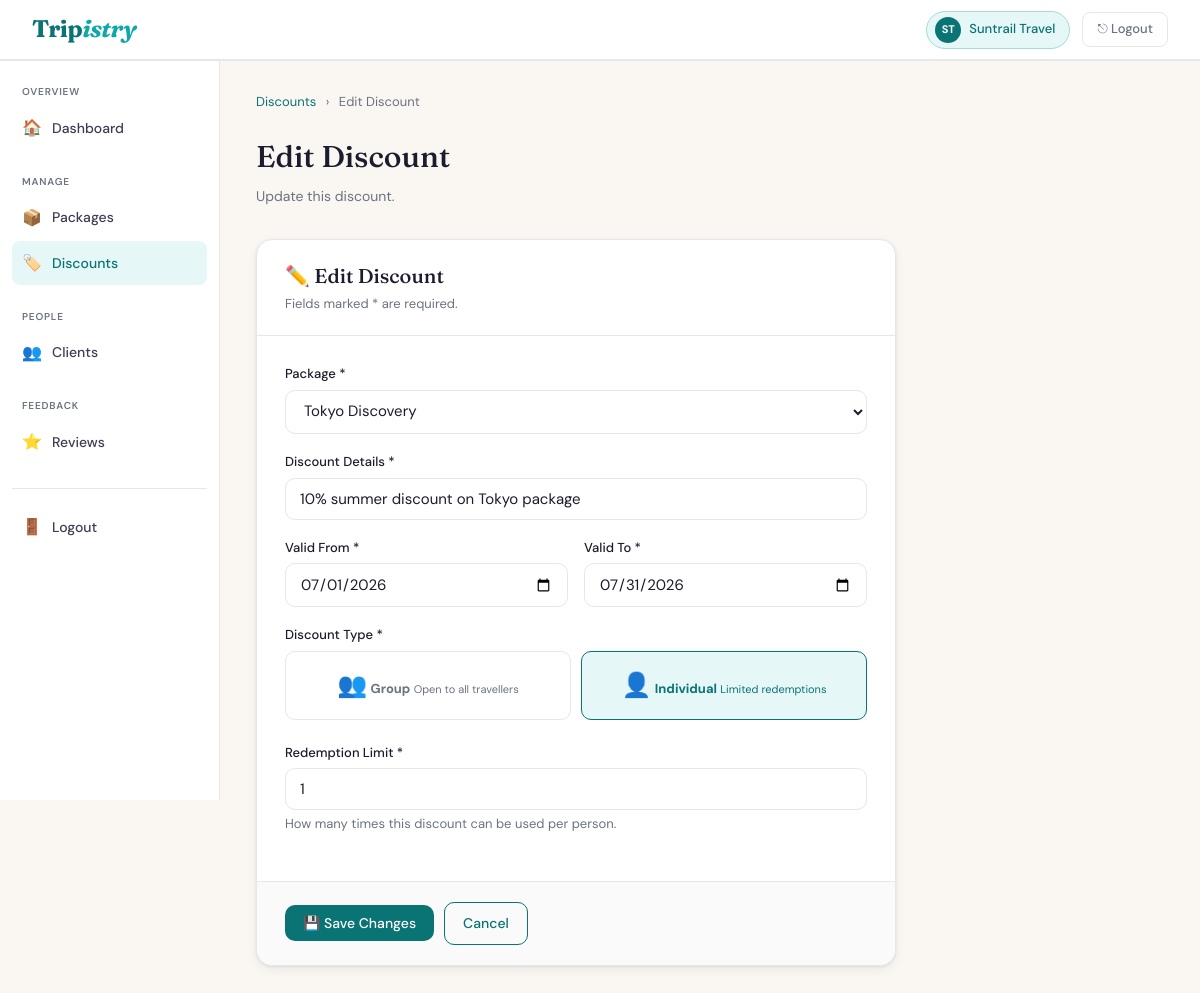
/Agency/discount_form.php?id=3 (signed in), run on the app's committed database.
### tables this page shows
CREATE TABLE IF NOT EXISTS `agencies` (
  `AgentID` int(11) NOT NULL AUTO_INCREMENT,
  `UserID` int(11) NOT NULL,
  `Name` varchar(100) NOT NULL,
  PRIMARY KEY (`AgentID`),
  UNIQUE KEY `UserID` (`UserID`),
  CONSTRAINT `fk_ag_user` FOREIGN KEY (`UserID`) REFERENCES `users` (`UserID`) ON DELETE CASCADE ON UPDATE CASCADE
);

CREATE TABLE IF NOT EXISTS `discounts` (
  `DiscountID` int(11) NOT NULL AUTO_INCREMENT,
  `PackID` int(11) NOT NULL,
  `From` date NOT NULL,
  `To` date NOT NULL,
  `Details` varchar(255) NOT NULL,
  PRIMARY KEY (`DiscountID`),
  KEY `fk_disc_pack` (`PackID`),
  CONSTRAINT `fk_disc_pack` FOREIGN KEY (`PackID`) REFERENCES `packages` (`PackID`) ON DELETE CASCADE ON UPDATE CASCADE,
  CONSTRAINT `chk_discount_dates` CHECK (`To` > `From`)
);

CREATE TABLE IF NOT EXISTS `packinfo` (
  `InfoID` int(11) NOT NULL AUTO_INCREMENT,
  `PackID` int(11) NOT NULL,
  `Name` varchar(150) NOT NULL,
  `Destination` varchar(150) NOT NULL,
  `Duration` int(11) NOT NULL,
  `Class` varchar(20) NOT NULL DEFAULT 'Standard' CHECK (`Class` in ('Standard','Premium','Luxury')),
  PRIMARY KEY (`InfoID`),
  UNIQUE KEY `PackID` (`PackID`),
  CONSTRAINT `fk_pi_pack` FOREIGN KEY (`PackID`) REFERENCES `packages` (`PackID`) ON DELETE CASCADE ON UPDATE CASCADE
);

CREATE TABLE IF NOT EXISTS `individual_discount` (
  `DiscountID` int(11) NOT NULL,
  `Limit` int(11) NOT NULL DEFAULT 1,
  PRIMARY KEY (`DiscountID`),
  CONSTRAINT `fk_ind_disc` FOREIGN KEY (`DiscountID`) REFERENCES `discounts` (`DiscountID`) ON DELETE CASCADE ON UPDATE CASCADE
);

### Agency/discount_form.php (the view, shortened to what this page needs)
<?php
$pdo = getDB();
$agentID    = (int) $_SESSION['AgentID'];
$stmtName = $pdo->prepare("SELECT Name FROM agencies WHERE AgentID = ?");
$stmtName->execute([$agentID]);
$agencyName = htmlspecialchars($stmtName->fetchColumn() ?: 'Your Agency');
$words      = explode(' ', $agencyName);
$initials   = strtoupper(substr($words[0], 0, 1) . (isset($words[1]) ? substr($words[1], 0, 1) : ''));
$stmtPacks = $pdo->prepare("
    SELECT p.PackID, pi.Name
    FROM packages p
    JOIN packinfo pi ON pi.PackID = p.PackID
    WHERE p.AgentID = ?
    ORDER BY pi.Name ASC
");
$stmtPacks->execute([$agentID]);
$agentPackages = $stmtPacks->fetchAll(PDO::FETCH_ASSOC);
$editID = isset($_GET['id']) ? (int) $_GET['id'] : 0;
$isEdit = $editID > 0;
$fields = [
    'PackID'   => '',
    'From'     => '',
    'To'       => '',
    'Details'  => '',
    'Type'     => 'group',
    'IndLimit' => 1,
];
if ($isEdit) {
    $stmtExist = $pdo->prepare("
        SELECT d.DiscountID, d.PackID, d.From, d.To, d.Details,
               ind.Limit AS IndLimit
        FROM discounts d
        JOIN packages p ON p.PackID = d.PackID
        LEFT JOIN individual_discount ind ON ind.DiscountID = d.DiscountID
        WHERE d.DiscountID = ? AND p.AgentID = ?
    ");
    $stmtExist->execute([$editID, $agentID]);
    $existing = $stmtExist->fetch(PDO::FETCH_ASSOC);
    $fields = [
        'PackID'   => $existing['PackID'],
        'From'     => $existing['From'],
        'To'       => $existing['To'],
        'Details'  => $existing['Details'],
        'Type'     => $existing['IndLimit'] !== null ? 'individual' : 'group',
        'IndLimit' => $existing['IndLimit'] ?? 1,
    ];
}
$pageTitle = $isEdit ? 'Edit Discount' : 'New Discount';
?>
<!DOCTYPE html>
<html lang="en">
<head>
  <link rel="stylesheet" href="css/agency.css">
</head>
<body>
<nav class="navbar">
  <a href="agency_dashboard.php" class="nav-logo">Trip<em>istry</em></a>
  <div class="nav-right">
    <div class="nav-agency-badge">
      <div class="avatar"><?= $initials ?></div>
      <?= $agencyName ?>
    </div>
    <a href="../logout.php" class="btn-logout">⎋ Logout</a>
  </div>
</nav>
<div class="dashboard-layout">
  <aside class="sidebar">
    <div class="sidebar-section">
      <span class="sidebar-label">Overview</span>
      <a href="agency_dashboard.php"><span class="icon">🏠</span> Dashboard</a>
    </div>
    <div class="sidebar-section">
      <span class="sidebar-label">Manage</span>
      <a href="packages.php"><span class="icon">📦</span> Packages</a>
      <a href="discounts.php" class="active"><span class="icon">🏷️</span> Discounts</a>
    </div>
    <div class="sidebar-section">
      <span class="sidebar-label">People</span>
      <a href="clients.php"><span class="icon">👥</span> Clients</a>
    </div>
    <div class="sidebar-section">
      <span class="sidebar-label">Feedback</span>
      <a href="reviews.php"><span class="icon">⭐</span> Reviews</a>
    </div>
    <hr class="sidebar-divider">
    <a href="../logout.php"><span class="icon">🚪</span> Logout</a>
  </aside>
  <main class="main-content">
    <div style="font-size:13px;color:var(--muted);margin-bottom:20px;">
      <a href="discounts.php" style="color:var(--teal);">Discounts</a>
      <span style="margin:0 6px;">›</span>
      <span><?= $pageTitle ?></span>
    </div>
    <div class="page-header">
      <h1><?= $pageTitle ?></h1>
      <p><?= $isEdit ? 'Update this discount.' : 'Add a discount to one of your packages.' ?></p>
    </div>
    <div class="form-card">
      <div class="form-card-header">
        <h2><?= $isEdit ? '✏️ Edit Discount' : '🏷️ Discount Details' ?></h2>
        <p>Fields marked * are required.</p>
      </div>
      <form method="POST" action="discount_form.php<?= $isEdit ? '?id=' . $editID : '' ?>">
        <div class="form-card-body">
          <div class="form-group">
            <label for="PackID">Package *</label>
            <select id="PackID" name="PackID" class="form-control" required>
              <?php foreach ($agentPackages as $pack): ?>
                <option value="<?= $pack['PackID'] ?>"
                  <?= (int)$fields['PackID'] === (int)$pack['PackID'] ? 'selected' : '' ?>>
                  <?= htmlspecialchars($pack['Name']) ?>
                </option>
              <?php endforeach; ?>
            </select>
          </div>
          <div class="form-group">
            <label for="Details">Discount Details *</label>
            <input
              type="text"
              id="Details"
              name="Details"
              class="form-control"
              placeholder="e.g. 15% off for June bookings"
              value="<?= htmlspecialchars($fields['Details']) ?>"
              maxlength="255"
              required
            >
          </div>
          <div class="form-row">
            <div class="form-group">
              <label for="From">Valid From *</label>
              <input
                type="date"
                id="From"
                name="From"
                class="form-control"
                value="<?= htmlspecialchars($fields['From']) ?>"
                required
              >
            </div>
            <div class="form-group">
              <label for="To">Valid To *</label>
              <input
                type="date"
                id="To"
                name="To"
                class="form-control"
                value="<?= htmlspecialchars($fields['To']) ?>"
                required
              >
            </div>
          </div>
          <div class="form-group">
            <label>Discount Type *</label>
            <div class="type-toggle">
              <label for="typeGroup" class="type-label">
                <span class="icon">👥</span>
                <strong>Group</strong>
                <span style="font-size:11px;font-weight:400;">Open to all travellers</span>
              </label>
              <label for="typeIndividual" class="type-label">
                <span class="icon">👤</span>
                <strong>Individual</strong>
                <span style="font-size:11px;font-weight:400;">Limited redemptions</span>
              </label>
            </div>
          </div>
          <div class="form-group" id="indLimitGroup">
            <label for="IndLimit">Redemption Limit *</label>
            <input
              type="number"
              id="IndLimit"
              name="IndLimit"
              class="form-control"
              placeholder="e.g. 1"
              value="<?= (int)$fields['IndLimit'] ?>"
              min="1"
              max="100"
            >
            <span class="text-sm text-muted" style="margin-top:4px;display:block;">
              How many times this discount can be used per person.
            </span>
          </div>
        </div>
        <div class="form-actions">
          <button type="submit" class="btn btn-primary">
            <?= $isEdit ? '💾 Save Changes' : '+ Create Discount' ?>
          </button>
          <a href="discounts.php" class="btn btn-outline">Cancel</a>
        </div>
      </form>
    </div>
  </main>
</div>
</body>
</html>

### Agency/css/agency.css (style rules this page uses)
:root { --teal: #0a7373; --teal-d: #065858; --teal-l: #0fa8a8; --teal-pale: #e6f7f7; --sand: #faf7f2; --ink: #1c1c2e; --ink-2: #3d3d55; --muted: #6b7280; --border: #e5e7eb; --white: #ffffff; --red: #dc2626; --green: #16a34a; --gold: #d97706; --purple: #9333ea; --radius: 10px; --radius-lg: 16px; --shadow: 0 1px 3px rgba(0,0,0,.08), 0 4px 12px rgba(0,0,0,.05); --shadow-md: 0 4px 16px rgba(0,0,0,.10); }
*, *::before, *::after { box-sizing: border-box; margin: 0; padding: 0; }
body { font-family: 'DM Sans', sans-serif; background: var(--sand); color: var(--ink); font-size: 15px; line-height: 1.6; min-height: 100vh; }
a { color: var(--teal); text-decoration: none; }
.navbar { background: var(--white); border-bottom: 1px solid var(--border); display: flex; align-items: center; justify-content: space-between; padding: 0 32px; height: 60px; position: sticky; top: 0; z-index: 100; box-shadow: 0 1px 0 var(--border); }
.nav-logo { font-family: 'Fraunces', serif; font-size: 24px; font-weight: 700; color: var(--teal); letter-spacing: -0.5px; }
.nav-logo em { font-style: italic; color: var(--teal-l); }
.nav-right { display: flex; align-items: center; gap: 12px; }
.nav-agency-badge { display: flex; align-items: center; gap: 8px; background: var(--teal-pale); border: 1px solid #a7d9d9; border-radius: 99px; padding: 5px 14px 5px 8px; font-size: 13px; font-weight: 500; color: var(--teal); }
.nav-agency-badge .avatar { width: 26px; height: 26px; border-radius: 50%; background: var(--teal); color: #fff; display: flex; align-items: center; justify-content: center; font-size: 11px; font-weight: 700; }
.btn-logout { padding: 6px 14px; border-radius: 8px; font-size: 13px; font-weight: 500; color: var(--muted); border: 1px solid var(--border); background: transparent; cursor: pointer; font-family: 'DM Sans', sans-serif; transition: all .15s; text-decoration: none; display: inline-flex; align-items: center; gap: 5px; }
.dashboard-layout { display: grid; grid-template-columns: 220px 1fr; gap: 0; min-height: calc(100vh - 60px); }
.sidebar { background: var(--white); border-right: 1px solid var(--border); padding: 24px 12px; position: sticky; top: 60px; height: calc(100vh - 60px); overflow-y: auto; }
.sidebar-section { margin-bottom: 24px; }
.sidebar-label { font-size: 10px; font-weight: 600; text-transform: uppercase; letter-spacing: .8px; color: var(--muted); padding: 0 10px; margin-bottom: 6px; display: block; }
.sidebar a { display: flex; align-items: center; gap: 10px; padding: 9px 10px; border-radius: 8px; font-size: 14px; font-weight: 500; color: var(--ink-2); transition: background .15s, color .15s; margin-bottom: 2px; }
.sidebar a .icon { font-size: 16px; width: 20px; text-align: center; }
.sidebar a:hover, .sidebar a.active { background: var(--teal-pale); color: var(--teal); }
.sidebar-divider { border: none; border-top: 1px solid var(--border); margin: 16px 0; }
.main-content { padding: 32px 36px 64px; overflow-x: hidden; }
.page-header { margin-bottom: 32px; }
.page-header h1 { font-family: 'Fraunces', serif; font-size: 30px; font-weight: 500; color: var(--ink); }
.page-header p { color: var(--muted); margin-top: 4px; font-size: 14px; }
.btn { display: inline-flex; align-items: center; gap: 6px; padding: 9px 18px; border-radius: var(--radius); font-size: 14px; font-weight: 500; font-family: 'DM Sans', sans-serif; cursor: pointer; border: none; transition: all .15s; text-decoration: none; }
.btn-primary { background: var(--teal); color: #fff; }
.btn-outline { background: transparent; color: var(--teal); border: 1.5px solid var(--teal); }
.text-muted { color: var(--muted); }
.text-sm { font-size: 13px; }
.form-group { margin-bottom: 18px; }
.form-group label { display: block; font-size: 13px; font-weight: 500; margin-bottom: 5px; }
.form-control { width: 100%; padding: 10px 14px; border: 1.5px solid var(--border); border-radius: var(--radius); font-size: 15px; font-family: 'DM Sans', sans-serif; background: var(--white); color: var(--ink); outline: none; transition: border-color .15s; }
select.form-control { cursor: pointer; }

### data on the page
agencies: Name "ST", Name "Suntrail Travel"
discounts: PackID "Tokyo Discovery"
individual_discount: Details "10% summer discount on Tokyo package", From "07/01/2026", To "07/31/2026", IndLimit "1"

### other printed values
$pageTitle "Edit Discount"
